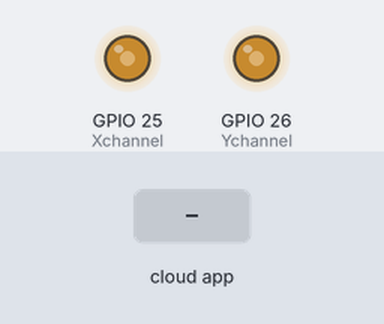
Recording of a sketch running on a simulated ESP32. Shown: output pins drawn as LEDs (lit = HIGH). The inputs (shaded band) are chosen by the test bench. The ROS host is connected and sends only what is stated.

Above: at 1.2 s.
1.3 s: the phone or cloud app sets vel_linear to 0
At 1.9 s:
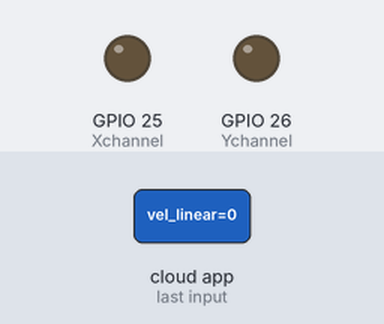
2.8 s: the phone or cloud app sets vel_angular to 45
At 3.1 s:
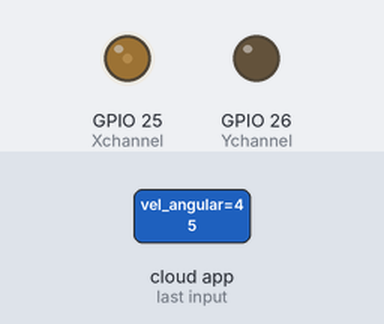
4.3 s: the phone or cloud app sets vel_linear to 45
At 5.5 s:
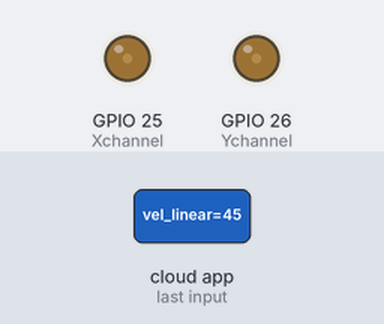
5.8 s: the phone or cloud app sets vel_angular to 0
At 6.6 s:
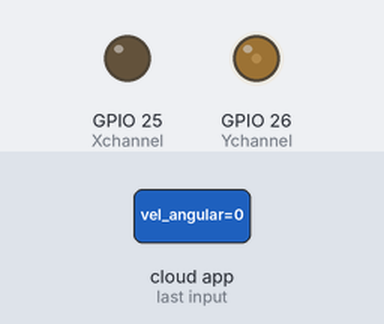
7.3 s: the phone or cloud app sets vel_linear to 90
At 7.8 s:
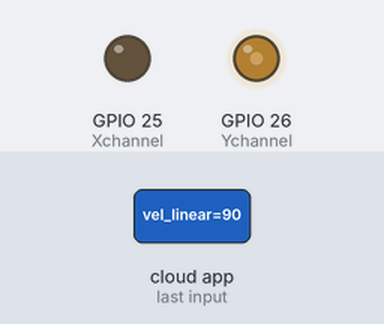
8.8 s: the phone or cloud app sets vel_angular to 90
At 10.2 s:
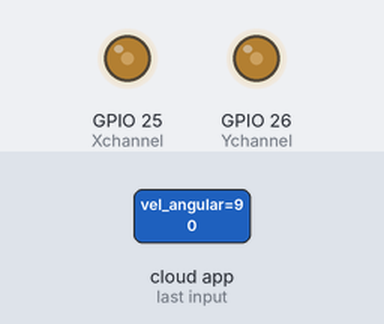
Timing chart, 0 to 11.3 s (numbered marks = the images above; inputs shaded):
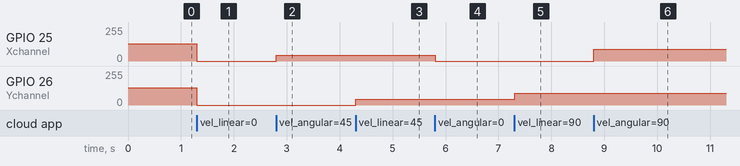

Measured:
- after the input at 1.3 s, GPIO 25 (Xchannel), GPIO 26 (Ychannel): 130/255 → 0/255 at once
- after the input at 2.8 s, GPIO 25 (Xchannel): 0/255 → 45/255 at once
- after the input at 4.3 s, GPIO 26 (Ychannel): 0/255 → 45/255 at once
- after the input at 5.8 s, GPIO 25 (Xchannel): 45/255 → 0/255 at once
- after the input at 7.3 s, GPIO 26 (Ychannel): 45/255 → 90/255 at once
- after the input at 8.8 s, GPIO 25 (Xchannel): 0/255 → 90/255 at once

The sketch:

ROSengine.ino
```cpp
#include <ros.h>
#include <std_msgs/Int32.h>

int Xchannel = 25;
int Ychannel = 26;
int X_joy = 130;
int Y_joy = 130;

float velLinear = 0.0;
float velAngular = 0.0;

void velLinearCallback(const std_msgs::Int32& msg);
void velAngularCallback(const std_msgs::Int32& msg);

ros::Subscriber<std_msgs::Int32> sub_vel_linear("/vel_linear", &velLinearCallback);   //joy_y
ros::Subscriber<std_msgs::Int32> sub_vel_angular("/vel_angular", &velAngularCallback); //joy_x

ros::NodeHandle nh;

void setup() {
  nh.initNode();
  nh.getHardware()->setBaud(9600);

  Serial.begin(9600);

  pinMode(Xchannel, OUTPUT);
  pinMode(Ychannel, OUTPUT);

  dacWrite(Xchannel, X_joy);
  dacWrite(Ychannel, Y_joy);

  nh.subscribe(sub_vel_linear);
  nh.subscribe(sub_vel_angular);
}

void loop() {
  nh.spinOnce();
  delay(10);
}

void velLinearCallback(const std_msgs::Int32& msg) {
  velLinear = msg.data;
  updateJoystick();
}

void velAngularCallback(const std_msgs::Int32& msg) {
  velAngular = msg.data;
  updateJoystick();
}

void updateJoystick() {
  Y_joy = velLinear;
  X_joy = velAngular;

  dacWrite(Xchannel, X_joy);
  dacWrite(Ychannel, Y_joy);
}

void writeJoystickManually() {
  if (Serial.available() > 0) {  // No Line Ending

    X_joy = Serial.parseFloat();
    Y_joy = Serial.parseFloat();

    Serial.println("X: " + String(X_joy));
    Serial.println("Y: " + String(Y_joy));

    dacWrite(Xchannel, X_joy);
    dacWrite(Ychannel, Y_joy);
  }
}
```
